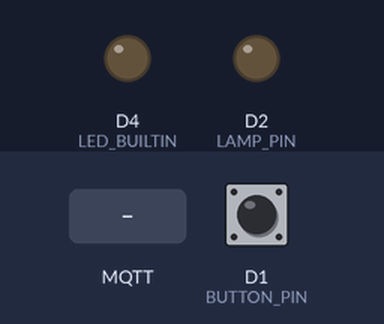
Bench run of a sketch on a simulated ESP8266 (NodeMCU). On the bench: output pins drawn as LEDs (lit = HIGH, except the on-board LED, lit = LOW). Inputs (shaded band) come from the test bench; at power-on: D1 (BUTTON_PIN) HIGH. WiFi joins after 1.5 s; servers stay silent unless stated; random numbers use the default seed unless the sketch sets one; EEPROM starts erased; no MQTT or app messages arrive unless stated; what the sketch prints to the serial monitor is not drawn.

Above: at 2.9 s.
3.0 s: MQTT message "1" arrives on the first subscribed topic
At 4.1 s:
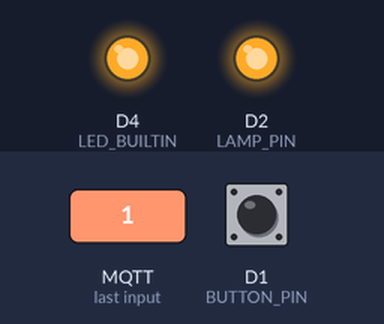
4.5 s: MQTT message "0" arrives on the first subscribed topic
At 5.3 s:
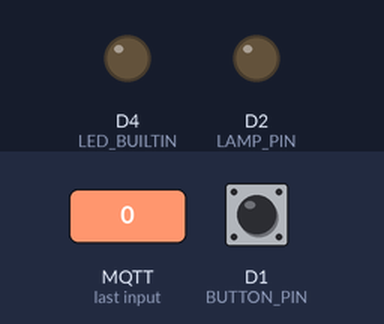
Timing chart, 0 to 7.5 s (numbered marks = the images above; inputs shaded):
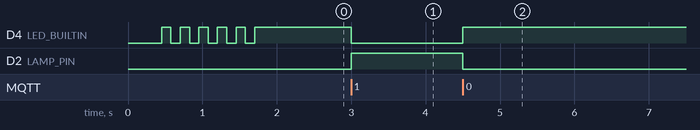

Measured:
- after the input at 3.0 s, D4 (LED_BUILTIN): HIGH → LOW at once; D2 (LAMP_PIN): LOW → HIGH at once
- after the input at 4.5 s, D4 (LED_BUILTIN): LOW → HIGH at once; D2 (LAMP_PIN): HIGH → LOW at once

The sketch:

lighthouse_mqtt_switch.ino
```cpp
#include <string.h>

#include <ESP8266WiFi.h>
#include <ESP8266HTTPClient.h>
#include <ESP8266WebServer.h>
#include <WiFiClient.h>
#include <Preferences.h>
#include <PubSubClient.h>

#define BUTTON_PIN D1
#define LAMP_PIN D2

#define DEBUG_SERIAL true

#if DEBUG_SERIAL
#define DEBUG_PRINT(x) Serial.print(x)
#define DEBUG_PRINTLN(x) Serial.println(x)
#define DEBUG_PRINTF(...) Serial.printf(__VA_ARGS__)
#else
#define DEBUG_PRINT(x)
#define DEBUG_PRINTLN(x)
#define DEBUG_PRINTF(...)
#endif

ESP8266WebServer server(80);
Preferences prefs;
WiFiClient espClient;
PubSubClient client(espClient);

bool APMode = false;

String ssid = "";
String password = "";
String mqttBrokerUrl = "";
int mqttBrokerPort = 1883;
String state_topic = "";
String command_topic = "";
String mqtt_username = "";
String mqtt_password = "";

unsigned long statusLEDUntil = millis();
unsigned long lastUpdate = millis();

bool output = false;

void setup() {
    if (DEBUG_SERIAL) Serial.begin(19200);
    pinMode(LED_BUILTIN, OUTPUT);
    pinMode(LAMP_PIN, OUTPUT);
    pinMode(BUTTON_PIN, INPUT_PULLUP);

    prefs.begin("mqtt-switch");

    loadSettings();

    delay(200);

    if (digitalRead(BUTTON_PIN) == LOW) {
        DEBUG_PRINTLN("Button pressed - starting Access Point");
        startAccessPoint();
        APMode = true;
    } else {
        DEBUG_PRINTLN("Button not pressed - connecting to WiFi");
        connectToWiFi();

        client.setServer(mqttBrokerUrl.c_str(), mqttBrokerPort);
        client.setCallback(callback);

        APMode = false;
    }

    server.on("/", handleRoot);
    server.on("/save", HTTP_POST, handleSave);
    server.begin();

    randomSeed(micros());
}

void loop() {
    digitalWrite(LED_BUILTIN, millis() < statusLEDUntil ? LOW : HIGH);

    if (APMode) {
        if (statusLEDUntil < millis() - 1000UL) {
            statusLEDUntil = millis() + 1000UL;
        }
    } else {
        if (WiFi.status() != WL_CONNECTED) {
            DEBUG_PRINTLN("Disconnected, trying to reconnect...");

            waitForWifi();

            DEBUG_PRINTLN();
            DEBUG_PRINT("Connected, IP address: ");
            DEBUG_PRINTLN(WiFi.localIP());
        }

        if (!client.connected()) {
            reconnectMQTT();
        }

        if (client.connected()) {
            client.loop();
        }

        digitalWrite(LAMP_PIN, output);
    }

    server.handleClient();
}

void waitForWifi() {
    while (WiFi.status() != WL_CONNECTED) {
        delay(125);
        digitalWrite(LED_BUILTIN, LOW);
        delay(125);
        digitalWrite(LED_BUILTIN, HIGH);
        delay(125);
        digitalWrite(LED_BUILTIN, LOW);
        delay(125);
        digitalWrite(LED_BUILTIN, HIGH);
        DEBUG_PRINT(".");
    }
}

// Function to save settings to EEPROM
void saveSettings(String ssid, String password, String mqttBrokerUrl, int mqttBrokerPort, String state_topic, String command_topic, String mqtt_username, String mqtt_password) {
    prefs.putString("ssid", ssid);
    prefs.putString("password", password);
    prefs.putString("mqtt_broker_url", mqttBrokerUrl);
    prefs.putInt("mqtt_broker_port", mqttBrokerPort);
    prefs.putString("state_topic", state_topic);
    prefs.putString("command_topic", command_topic);
    prefs.putString("mqtt_username", mqtt_username);
    prefs.putString("mqtt_password", mqtt_password);
}

// Function to load settings from EEPROM
void loadSettings() {
    ssid = prefs.getString("ssid");
    password = prefs.getString("password");
    mqttBrokerUrl = prefs.getString("mqtt_broker_url");
    mqttBrokerPort = prefs.getInt("mqtt_broker_port");
    state_topic = prefs.getString("state_topic");
    command_topic = prefs.getString("command_topic");
    mqtt_username = prefs.getString("mqtt_username");
    mqtt_password = prefs.getString("mqtt_password");
}

// Function to handle root web page
void handleRoot() {
    auto htmlEscape = [](const String &str) -> String {
        String escaped = str;
        escaped.replace("&", "&amp;");
        escaped.replace("<", "&lt;");
        escaped.replace(">", "&gt;");
        escaped.replace("\"", "&quot;");
        escaped.replace("'", "&#39;");
        return escaped;
    };

    String page = "<html><body>"
        "<h1>WiFi Configuration</h1>"
        "<form action='/save' method='POST'>"
        "SSID: <input type='text' name='ssid' value='" + htmlEscape(ssid) + "'><br>"
        "Password: <input type='password' name='password' value='" + htmlEscape(password) + "'><br>"
        "MQTT Broker Url: <input type='text' name='url' value='" + htmlEscape(mqttBrokerUrl) + "'><br>"
        "MQTT Broker Port: <input type='number' name='port' value='" + htmlEscape(String(mqttBrokerPort)) + "'><br>"
        "State topic: <input type='text' name='state_topic' value='" + htmlEscape(state_topic) + "'><br>"
        "Command topic: <input type='text' name='command_topic' value='" + htmlEscape(command_topic) + "'><br>"
        "MQTT Username: <input type='text' name='mqtt_username' value='" + htmlEscape(mqtt_username) + "'><br>"
        "MQTT Password: <input type='password' name='mqtt_password' value='" + htmlEscape(mqtt_password) + "'><br>"
        "<input type='submit' value='Save'>"
        "</form></body></html>";
    server.send(200, "text/html", page);
}

// Function to handle saving the WiFi credentials
void handleSave() {
    ssid = server.arg("ssid");
    password = server.arg("password");
    mqttBrokerUrl = server.arg("url");
    mqttBrokerPort = server.arg("port").toInt();
    state_topic = server.arg("state_topic");
    command_topic = server.arg("command_topic");
    mqtt_username = server.arg("mqtt_username");
    mqtt_password = server.arg("mqtt_password");

    saveSettings(ssid, password, mqttBrokerUrl, mqttBrokerPort, state_topic, command_topic, mqtt_username, mqtt_password);

    String page = "<html><body><h1>Settings Saved!</h1></body></html>";
    server.send(200, "text/html", page);
}

// Setup access point mode
void startAccessPoint() {
    String clientId = "MQTT-Switch-";
    clientId += String(random(0xffff), HEX);
    DEBUG_PRINTF("Opening AP as '%s'\n", clientId.c_str());
    WiFi.softAP(clientId.c_str());
    IPAddress myIP = WiFi.softAPIP();
    DEBUG_PRINTLN("AP IP address: ");
    DEBUG_PRINTLN(myIP);
}

// Setup station mode
void connectToWiFi() {
    DEBUG_PRINTF("Connecting to: %s\n", ssid.c_str());
    String clientId = "MQTT-Switch-";
    clientId += String(random(0xffff), HEX);
    WiFi.hostname(clientId.c_str());

    WiFi.begin(ssid.c_str(), password.c_str());

    waitForWifi();

    DEBUG_PRINTLN("WiFi connected");
    DEBUG_PRINT("IP address: ");
    DEBUG_PRINTLN(WiFi.localIP());
}

void reconnectMQTT() {
    Serial.print("Attempting MQTT connection...");
    // Create a random client ID
    String clientId = "ESP8266Client-";
    clientId += String(random(0xffff), HEX);
    // Attempt to connect
    if (client.connect(clientId.c_str(), mqtt_username.c_str(), mqtt_password.c_str())) {
        Serial.println("connected");
        // Once connected, publish an announcement...
        client.publish(state_topic.c_str(), output ? "1" : "0");
        // ... and resubscribe
        client.subscribe(command_topic.c_str());
    } else {
        Serial.print("failed, rc=");
        Serial.print(client.state());
        Serial.println(" try again in 5 seconds");
        // Wait 5 seconds before retrying
        delay(5000);
    }
}

void callback(char* topic, byte* payload, unsigned int len) {
    if (len <= 0) {
        return;
    }

    if (strcmp(topic, command_topic.c_str()) == 0) {
        if (payload[0] == '1') {
            output = true;
            statusLEDUntil = 4294967295;
            DEBUG_PRINTLN("Recieved: ON");
            client.publish(state_topic.c_str(), "1");
        } else if (payload[0] == '0') {
            output = false;
            statusLEDUntil = 0;
            DEBUG_PRINTLN("Recieved: OFF");
            client.publish(state_topic.c_str(), "0");
        }
    }
}
```
